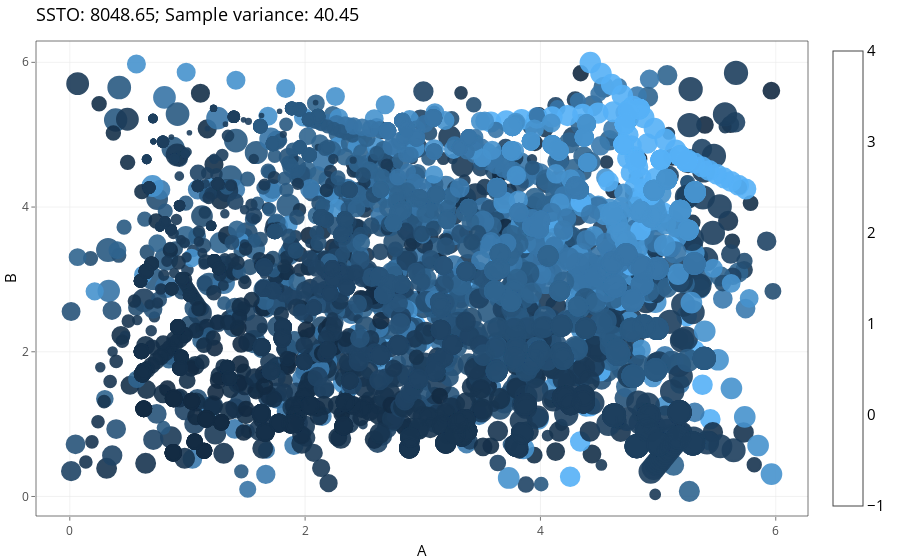

The notebook cell this image was saved under:
### Code cell
# Animation

options(repr.plot.width=8, repr.plot.height=8)
ggplot(example.ANOVA, aes(coords.A, coords.B, size = Y,color=A*B)) +
  geom_point(alpha = 0.9) +
  theme_bw() +
  # gganimate specific bits:
  labs(title = paste('SSTO: ', round(ssto,2), '; Sample variance: ', round(var.all,2),sep='') , 
       x = 'A', y = 'B') +
  transition_time(t) +
  ease_aes('linear')



anim_save("../Figures/anova-sorting.gif")

### Figure 1 — Plotly figure (JSON) as saved in the notebook; plotly's stock layout.template omitted (floating-point values rounded to 4 significant figures; data arrays with more than 128 entries replaced by an {"elided": "..."} marker saying what was removed)
{"data": [{"hoverinfo": "text", "hoveron": "points", "marker": {"autocolorscale": false, "color": {"elided": "3200 str values"}, "colorbar": {"tickfont": {}, "ticktext": {}, "tickvals": {}, "titlefont": {}}, "colorscale": {}, "line": {"color": {"elided": "3200 str values"}, "width": 1.89}, "opacity": 0.9, "size": {"elided": "3200 float values"}, "symbol": "circle"}, "mode": "markers", "showlegend": false, "text": {"elided": "3200 str values"}, "type": "scatter", "x": {"elided": "3200 float values"}, "xaxis": "x", "y": {"elided": "3200 float values"}, "yaxis": "y"}, {"hoverinfo": "skip", "marker": {"color": [0, 1], "colorbar": {"bgcolor": "rgba(255,255,255,1)", "bordercolor": "transparent", "borderwidth": 1.89, "len": 0.5, "thickness": 23.04, "tickfont": {"color": "rgba(0,0,0,1)", "family": "", "size": 11.69}, "ticklen": 2, "tickmode": "array", "ticktext": ["5", "10", "15", "20", "25"], "tickvals": [0.1678, 0.3754, 0.5831, 0.7907, 0.9983], "title": "A * B", "titlefont": {"color": "rgba(0,0,0,1)", "family": "", "size": 14.61}}, "colorscale": {"elided": "300x2 str values"}, "line": {"color": {}}, "size": {}}, "mode": "markers", "name": "6901010a1299a03a94123a243eb52acf", "opacity": 0, "showlegend": false, "text": {}, "type": "scatter", "x": 0, "xaxis": "x", "y": 0, "yaxis": "y"}], "layout": {"barmode": "relative", "font": {"color": "rgba(0,0,0,1)", "family": "", "size": 14.61}, "hovermode": "closest", "legend": {"bgcolor": "rgba(255,255,255,1)", "bordercolor": "transparent", "borderwidth": 1.89, "font": {"color": "rgba(0,0,0,1)", "family": "", "size": 11.69}, "title": {"font": {"color": "rgba(0,0,0,1)", "family": "", "size": 14.61}, "text": "A * B<br />Y"}}, "margin": {"b": 37.26, "l": 31.42, "r": 7.306, "t": 40.84}, "paper_bgcolor": "rgba(255,255,255,1)", "plot_bgcolor": "rgba(255,255,255,1)", "shapes": [{"fillcolor": "transparent", "line": {"color": "rgba(51,51,51,1)", "linetype": "solid", "width": 0.6642}, "type": "rect", "x0": 0, "x1": 1, "xref": "paper", "y0": 0, "y1": 1, "yref": "paper"}], "showlegend": false, "title": {"font": {"color": "rgba(0,0,0,1)", "family": "", "size": 17.53}, "text": "SSTO: 8048.65; Sample variance: 40.45", "x": 0, "xref": "paper"}, "xaxis": {"anchor": "y", "automargin": true, "autorange": false, "categoryarray": ["0", "2", "4", "6"], "categoryorder": "array", "domain": [0, 1], "gridcolor": "rgba(235,235,235,1)", "gridwidth": 0.6642, "hoverformat": ".2f", "linecolor": {}, "linewidth": 0, "nticks": {}, "range": [-0.2872, 6.274], "showgrid": true, "showline": false, "showticklabels": true, "tickangle": 0, "tickcolor": "rgba(51,51,51,1)", "tickfont": {"color": "rgba(77,77,77,1)", "family": "", "size": 11.69}, "ticklen": 3.653, "tickmode": "array", "ticks": "outside", "ticktext": ["0", "2", "4", "6"], "tickvals": [0, 2, 4, 6], "tickwidth": 0.6642, "title": {"font": {"color": "rgba(0,0,0,1)", "family": "", "size": 14.61}, "text": "A"}, "type": "linear", "zeroline": false}, "yaxis": {"anchor": "x", "automargin": true, "autorange": false, "categoryarray": ["0", "2", "4", "6"], "categoryorder": "array", "domain": [0, 1], "gridcolor": "rgba(235,235,235,1)", "gridwidth": 0.6642, "hoverformat": ".2f", "linecolor": {}, "linewidth": 0, "nticks": {}, "range": [-0.2698, 6.295], "showgrid": true, "showline": false, "showticklabels": true, "tickangle": 0, "tickcolor": "rgba(51,51,51,1)", "tickfont": {"color": "rgba(77,77,77,1)", "family": "", "size": 11.69}, "ticklen": 3.653, "tickmode": "array", "ticks": "outside", "ticktext": ["0", "2", "4", "6"], "tickvals": [0, 2, 4, 6], "tickwidth": 0.6642, "title": {"font": {"color": "rgba(0,0,0,1)", "family": "", "size": 14.61}, "text": "B"}, "type": "linear", "zeroline": false}}}
